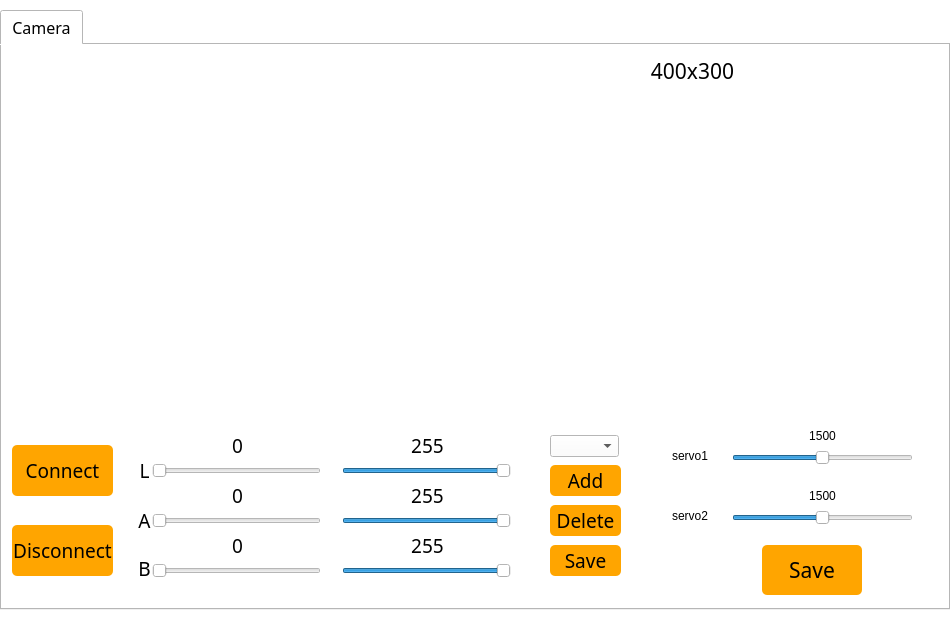
<?xml version="1.0" encoding="UTF-8"?>
<ui version="4.0">
 <class>Form</class>
 <widget class="QWidget" name="Form">
  <property name="windowModality">
   <enum>Qt::NonModal</enum>
  </property>
  <property name="enabled">
   <bool>true</bool>
  </property>
  <property name="geometry">
   <rect>
    <x>0</x>
    <y>0</y>
    <width>950</width>
    <height>620</height>
   </rect>
  </property>
  <property name="minimumSize">
   <size>
    <width>0</width>
    <height>0</height>
   </size>
  </property>
  <property name="maximumSize">
   <size>
    <width>950</width>
    <height>620</height>
   </size>
  </property>
  <property name="font">
   <font>
    <family>Arial</family>
    <pointsize>11</pointsize>
   </font>
  </property>
  <property name="focusPolicy">
   <enum>Qt::NoFocus</enum>
  </property>
  <property name="contextMenuPolicy">
   <enum>Qt::NoContextMenu</enum>
  </property>
  <property name="acceptDrops">
   <bool>false</bool>
  </property>
  <property name="windowTitle">
   <string>LAB_Tool</string>
  </property>
  <property name="autoFillBackground">
   <bool>false</bool>
  </property>
  <property name="styleSheet">
   <string notr="true">background-color: rgb(255, 255, 255);</string>
  </property>
  <widget class="QTabWidget" name="tab_widget">
   <property name="geometry">
    <rect>
     <x>0</x>
     <y>10</y>
     <width>950</width>
     <height>600</height>
    </rect>
   </property>
   <property name="font">
    <font>
     <family>黑体</family>
     <pointsize>12</pointsize>
    </font>
   </property>
   <property name="currentIndex">
    <number>0</number>
   </property>
   <widget class="QWidget" name="tab">
    <attribute name="title">
     <string>Camera</string>
    </attribute>
    <widget class="QLabel" name="label_resolution">
     <property name="geometry">
      <rect>
       <x>620</x>
       <y>10</y>
       <width>141</width>
       <height>31</height>
      </rect>
     </property>
     <property name="font">
      <font>
       <family>黑体</family>
       <pointsize>16</pointsize>
      </font>
     </property>
     <property name="text">
      <string>400x300</string>
     </property>
     <property name="alignment">
      <set>Qt::AlignCenter</set>
     </property>
    </widget>
    <widget class="QWidget" name="lab_value_change_widget" native="true">
     <property name="geometry">
      <rect>
       <x>130</x>
       <y>380</y>
       <width>385</width>
       <height>161</height>
      </rect>
     </property>
     <property name="styleSheet">
      <string notr="true">#widget_12 {border:1px solid #242424;
border-color: rgb(200, 200, 200);}</string>
     </property>
     <widget class="QLabel" name="label_l">
      <property name="geometry">
       <rect>
        <x>5</x>
        <y>30</y>
        <width>15</width>
        <height>31</height>
       </rect>
      </property>
      <property name="font">
       <font>
        <family>黑体</family>
        <pointsize>14</pointsize>
       </font>
      </property>
      <property name="text">
       <string>L</string>
      </property>
      <property name="alignment">
       <set>Qt::AlignCenter</set>
      </property>
     </widget>
     <widget class="QLabel" name="label_a">
      <property name="geometry">
       <rect>
        <x>5</x>
        <y>80</y>
        <width>15</width>
        <height>31</height>
       </rect>
      </property>
      <property name="font">
       <font>
        <family>黑体</family>
        <pointsize>14</pointsize>
       </font>
      </property>
      <property name="text">
       <string>A</string>
      </property>
      <property name="alignment">
       <set>Qt::AlignCenter</set>
      </property>
     </widget>
     <widget class="QLabel" name="label_b">
      <property name="geometry">
       <rect>
        <x>5</x>
        <y>133</y>
        <width>15</width>
        <height>21</height>
       </rect>
      </property>
      <property name="font">
       <font>
        <family>黑体</family>
        <pointsize>14</pointsize>
       </font>
      </property>
      <property name="text">
       <string>B</string>
      </property>
      <property name="alignment">
       <set>Qt::AlignCenter</set>
      </property>
     </widget>
     <widget class="QSlider" name="horizontal_slider_l_min">
      <property name="geometry">
       <rect>
        <x>20</x>
        <y>35</y>
        <width>169</width>
        <height>22</height>
       </rect>
      </property>
      <property name="maximum">
       <number>255</number>
      </property>
      <property name="pageStep">
       <number>1</number>
      </property>
      <property name="orientation">
       <enum>Qt::Horizontal</enum>
      </property>
     </widget>
     <widget class="QSlider" name="horizontal_slider_a_min">
      <property name="geometry">
       <rect>
        <x>20</x>
        <y>85</y>
        <width>169</width>
        <height>22</height>
       </rect>
      </property>
      <property name="maximum">
       <number>255</number>
      </property>
      <property name="pageStep">
       <number>1</number>
      </property>
      <property name="orientation">
       <enum>Qt::Horizontal</enum>
      </property>
     </widget>
     <widget class="QSlider" name="horizontal_slider_b_min">
      <property name="geometry">
       <rect>
        <x>20</x>
        <y>135</y>
        <width>169</width>
        <height>22</height>
       </rect>
      </property>
      <property name="maximum">
       <number>255</number>
      </property>
      <property name="pageStep">
       <number>1</number>
      </property>
      <property name="orientation">
       <enum>Qt::Horizontal</enum>
      </property>
     </widget>
     <widget class="QLabel" name="label_l_min">
      <property name="geometry">
       <rect>
        <x>80</x>
        <y>10</y>
        <width>51</width>
        <height>20</height>
       </rect>
      </property>
      <property name="font">
       <font>
        <family>黑体</family>
        <pointsize>14</pointsize>
       </font>
      </property>
      <property name="text">
       <string>0</string>
      </property>
      <property name="alignment">
       <set>Qt::AlignCenter</set>
      </property>
     </widget>
     <widget class="QLabel" name="label_a_min">
      <property name="geometry">
       <rect>
        <x>80</x>
        <y>60</y>
        <width>51</width>
        <height>21</height>
       </rect>
      </property>
      <property name="font">
       <font>
        <family>黑体</family>
        <pointsize>14</pointsize>
       </font>
      </property>
      <property name="text">
       <string>0</string>
      </property>
      <property name="alignment">
       <set>Qt::AlignCenter</set>
      </property>
     </widget>
     <widget class="QLabel" name="label_b_min">
      <property name="geometry">
       <rect>
        <x>80</x>
        <y>110</y>
        <width>51</width>
        <height>21</height>
       </rect>
      </property>
      <property name="font">
       <font>
        <family>黑体</family>
        <pointsize>14</pointsize>
       </font>
      </property>
      <property name="text">
       <string>0</string>
      </property>
      <property name="alignment">
       <set>Qt::AlignCenter</set>
      </property>
     </widget>
     <widget class="QSlider" name="horizontal_slider_l_max">
      <property name="geometry">
       <rect>
        <x>210</x>
        <y>35</y>
        <width>169</width>
        <height>22</height>
       </rect>
      </property>
      <property name="maximum">
       <number>255</number>
      </property>
      <property name="pageStep">
       <number>1</number>
      </property>
      <property name="value">
       <number>255</number>
      </property>
      <property name="orientation">
       <enum>Qt::Horizontal</enum>
      </property>
     </widget>
     <widget class="QSlider" name="horizontal_slider_a_max">
      <property name="geometry">
       <rect>
        <x>210</x>
        <y>85</y>
        <width>169</width>
        <height>22</height>
       </rect>
      </property>
      <property name="maximum">
       <number>255</number>
      </property>
      <property name="pageStep">
       <number>1</number>
      </property>
      <property name="value">
       <number>255</number>
      </property>
      <property name="orientation">
       <enum>Qt::Horizontal</enum>
      </property>
     </widget>
     <widget class="QSlider" name="horizontal_slider_b_max">
      <property name="geometry">
       <rect>
        <x>210</x>
        <y>135</y>
        <width>169</width>
        <height>22</height>
       </rect>
      </property>
      <property name="maximum">
       <number>255</number>
      </property>
      <property name="pageStep">
       <number>1</number>
      </property>
      <property name="value">
       <number>255</number>
      </property>
      <property name="orientation">
       <enum>Qt::Horizontal</enum>
      </property>
     </widget>
     <widget class="QLabel" name="label_l_max">
      <property name="geometry">
       <rect>
        <x>270</x>
        <y>10</y>
        <width>51</width>
        <height>20</height>
       </rect>
      </property>
      <property name="font">
       <font>
        <family>黑体</family>
        <pointsize>14</pointsize>
       </font>
      </property>
      <property name="text">
       <string>255</string>
      </property>
      <property name="alignment">
       <set>Qt::AlignCenter</set>
      </property>
     </widget>
     <widget class="QLabel" name="label_a_max">
      <property name="geometry">
       <rect>
        <x>270</x>
        <y>60</y>
        <width>51</width>
        <height>20</height>
       </rect>
      </property>
      <property name="font">
       <font>
        <family>黑体</family>
        <pointsize>14</pointsize>
       </font>
      </property>
      <property name="text">
       <string>255</string>
      </property>
      <property name="alignment">
       <set>Qt::AlignCenter</set>
      </property>
     </widget>
     <widget class="QLabel" name="label_b_max">
      <property name="geometry">
       <rect>
        <x>270</x>
        <y>110</y>
        <width>51</width>
        <height>20</height>
       </rect>
      </property>
      <property name="font">
       <font>
        <family>黑体</family>
        <pointsize>14</pointsize>
       </font>
      </property>
      <property name="text">
       <string>255</string>
      </property>
      <property name="alignment">
       <set>Qt::AlignCenter</set>
      </property>
     </widget>
    </widget>
    <widget class="QWidget" name="lab_manager_widget" native="true">
     <property name="geometry">
      <rect>
       <x>540</x>
       <y>380</y>
       <width>85</width>
       <height>161</height>
      </rect>
     </property>
     <property name="styleSheet">
      <string notr="true">#widget_15 {border:1px solid #242424;
border-color: rgb(200, 200, 200);}</string>
     </property>
     <widget class="QComboBox" name="combo_box_color_select">
      <property name="geometry">
       <rect>
        <x>8</x>
        <y>10</y>
        <width>69</width>
        <height>22</height>
       </rect>
      </property>
     </widget>
     <widget class="QPushButton" name="push_button_save_lab">
      <property name="geometry">
       <rect>
        <x>8</x>
        <y>120</y>
        <width>71</width>
        <height>31</height>
       </rect>
      </property>
      <property name="font">
       <font>
        <family>黑体</family>
        <pointsize>14</pointsize>
       </font>
      </property>
      <property name="styleSheet">
       <string notr="true">QPushButton{background-color: rgb(255, 165, 0);}
QPushButton:hover{background-color:  rgb(255, 210, 0);}
QPushButton{border-radius:5px;}</string>
      </property>
      <property name="text">
       <string>Save</string>
      </property>
     </widget>
     <widget class="QPushButton" name="push_button_add_color">
      <property name="geometry">
       <rect>
        <x>8</x>
        <y>40</y>
        <width>71</width>
        <height>31</height>
       </rect>
      </property>
      <property name="font">
       <font>
        <family>黑体</family>
        <pointsize>14</pointsize>
       </font>
      </property>
      <property name="styleSheet">
       <string notr="true">QPushButton{background-color: rgb(255, 165, 0);}
QPushButton:hover{background-color:  rgb(255, 210, 0);}
QPushButton{border-radius:5px;}</string>
      </property>
      <property name="text">
       <string>Add</string>
      </property>
     </widget>
     <widget class="QPushButton" name="push_button_delete_color">
      <property name="geometry">
       <rect>
        <x>8</x>
        <y>80</y>
        <width>71</width>
        <height>31</height>
       </rect>
      </property>
      <property name="font">
       <font>
        <family>黑体</family>
        <pointsize>14</pointsize>
       </font>
      </property>
      <property name="styleSheet">
       <string notr="true">QPushButton{background-color: rgb(255, 165, 0);}
QPushButton:hover{background-color:  rgb(255, 210, 0);}
QPushButton{border-radius:5px;}</string>
      </property>
      <property name="text">
       <string>Delete</string>
      </property>
     </widget>
    </widget>
    <widget class="QPushButton" name="push_button_connect">
     <property name="geometry">
      <rect>
       <x>10</x>
       <y>400</y>
       <width>101</width>
       <height>51</height>
      </rect>
     </property>
     <property name="font">
      <font>
       <family>黑体</family>
       <pointsize>14</pointsize>
      </font>
     </property>
     <property name="styleSheet">
      <string notr="true">QPushButton{background-color: rgb(255, 165, 0);}
QPushButton:hover{background-color:  rgb(255, 210, 0);}
QPushButton{border-radius:5px;}</string>
     </property>
     <property name="text">
      <string>Connect</string>
     </property>
    </widget>
    <widget class="QLabel" name="label_process">
     <property name="geometry">
      <rect>
       <x>50</x>
       <y>50</y>
       <width>400</width>
       <height>300</height>
      </rect>
     </property>
     <property name="text">
      <string/>
     </property>
    </widget>
    <widget class="QLabel" name="label_orign">
     <property name="geometry">
      <rect>
       <x>500</x>
       <y>50</y>
       <width>400</width>
       <height>300</height>
      </rect>
     </property>
     <property name="text">
      <string/>
     </property>
    </widget>
    <widget class="QPushButton" name="push_button_disconnect">
     <property name="geometry">
      <rect>
       <x>10</x>
       <y>480</y>
       <width>101</width>
       <height>51</height>
      </rect>
     </property>
     <property name="font">
      <font>
       <family>黑体</family>
       <pointsize>14</pointsize>
      </font>
     </property>
     <property name="styleSheet">
      <string notr="true">QPushButton{background-color: rgb(255, 165, 0);}
QPushButton:hover{background-color:  rgb(255, 210, 0);}
QPushButton{border-radius:5px;}</string>
     </property>
     <property name="text">
      <string>Disconnect</string>
     </property>
    </widget>
    <widget class="QSlider" name="horizontal_slider_servo1">
     <property name="geometry">
      <rect>
       <x>730</x>
       <y>400</y>
       <width>181</width>
       <height>26</height>
      </rect>
     </property>
     <property name="minimum">
      <number>500</number>
     </property>
     <property name="maximum">
      <number>2500</number>
     </property>
     <property name="pageStep">
      <number>1</number>
     </property>
     <property name="value">
      <number>1500</number>
     </property>
     <property name="orientation">
      <enum>Qt::Horizontal</enum>
     </property>
    </widget>
    <widget class="QSlider" name="horizontal_slider_servo2">
     <property name="geometry">
      <rect>
       <x>730</x>
       <y>460</y>
       <width>181</width>
       <height>26</height>
      </rect>
     </property>
     <property name="minimum">
      <number>500</number>
     </property>
     <property name="maximum">
      <number>2500</number>
     </property>
     <property name="pageStep">
      <number>1</number>
     </property>
     <property name="value">
      <number>1500</number>
     </property>
     <property name="orientation">
      <enum>Qt::Horizontal</enum>
     </property>
    </widget>
    <widget class="QLabel" name="label_servo1">
     <property name="geometry">
      <rect>
       <x>670</x>
       <y>400</y>
       <width>51</width>
       <height>22</height>
      </rect>
     </property>
     <property name="text">
      <string>servo1</string>
     </property>
    </widget>
    <widget class="QLabel" name="label_servo2">
     <property name="geometry">
      <rect>
       <x>670</x>
       <y>460</y>
       <width>51</width>
       <height>22</height>
      </rect>
     </property>
     <property name="text">
      <string>servo2</string>
     </property>
    </widget>
    <widget class="QLabel" name="label_servo1_value">
     <property name="geometry">
      <rect>
       <x>800</x>
       <y>380</y>
       <width>41</width>
       <height>22</height>
      </rect>
     </property>
     <property name="text">
      <string>1500</string>
     </property>
     <property name="alignment">
      <set>Qt::AlignCenter</set>
     </property>
    </widget>
    <widget class="QLabel" name="label_servo2_value">
     <property name="geometry">
      <rect>
       <x>800</x>
       <y>440</y>
       <width>41</width>
       <height>22</height>
      </rect>
     </property>
     <property name="layoutDirection">
      <enum>Qt::LeftToRight</enum>
     </property>
     <property name="midLineWidth">
      <number>1</number>
     </property>
     <property name="text">
      <string notr="true">1500</string>
     </property>
     <property name="textFormat">
      <enum>Qt::RichText</enum>
     </property>
     <property name="alignment">
      <set>Qt::AlignCenter</set>
     </property>
     <property name="wordWrap">
      <bool>false</bool>
     </property>
    </widget>
    <widget class="QPushButton" name="push_button_save_servo">
     <property name="geometry">
      <rect>
       <x>760</x>
       <y>500</y>
       <width>100</width>
       <height>50</height>
      </rect>
     </property>
     <property name="font">
      <font>
       <family>黑体</family>
       <pointsize>16</pointsize>
      </font>
     </property>
     <property name="styleSheet">
      <string notr="true">QPushButton{background-color: rgb(255, 165, 0);}
QPushButton:hover{background-color:  rgb(255, 210, 0);}
QPushButton{border-radius:5px;}</string>
     </property>
     <property name="text">
      <string>Save</string>
     </property>
    </widget>
    <zorder>lab_manager_widget</zorder>
    <zorder>lab_value_change_widget</zorder>
    <zorder>label_resolution</zorder>
    <zorder>push_button_connect</zorder>
    <zorder>label_process</zorder>
    <zorder>label_orign</zorder>
    <zorder>push_button_disconnect</zorder>
    <zorder>horizontal_slider_servo1</zorder>
    <zorder>horizontal_slider_servo2</zorder>
    <zorder>label_servo1</zorder>
    <zorder>label_servo2</zorder>
    <zorder>label_servo1_value</zorder>
    <zorder>label_servo2_value</zorder>
    <zorder>push_button_save_servo</zorder>
   </widget>
  </widget>
 </widget>
 <resources/>
 <connections/>
</ui>
